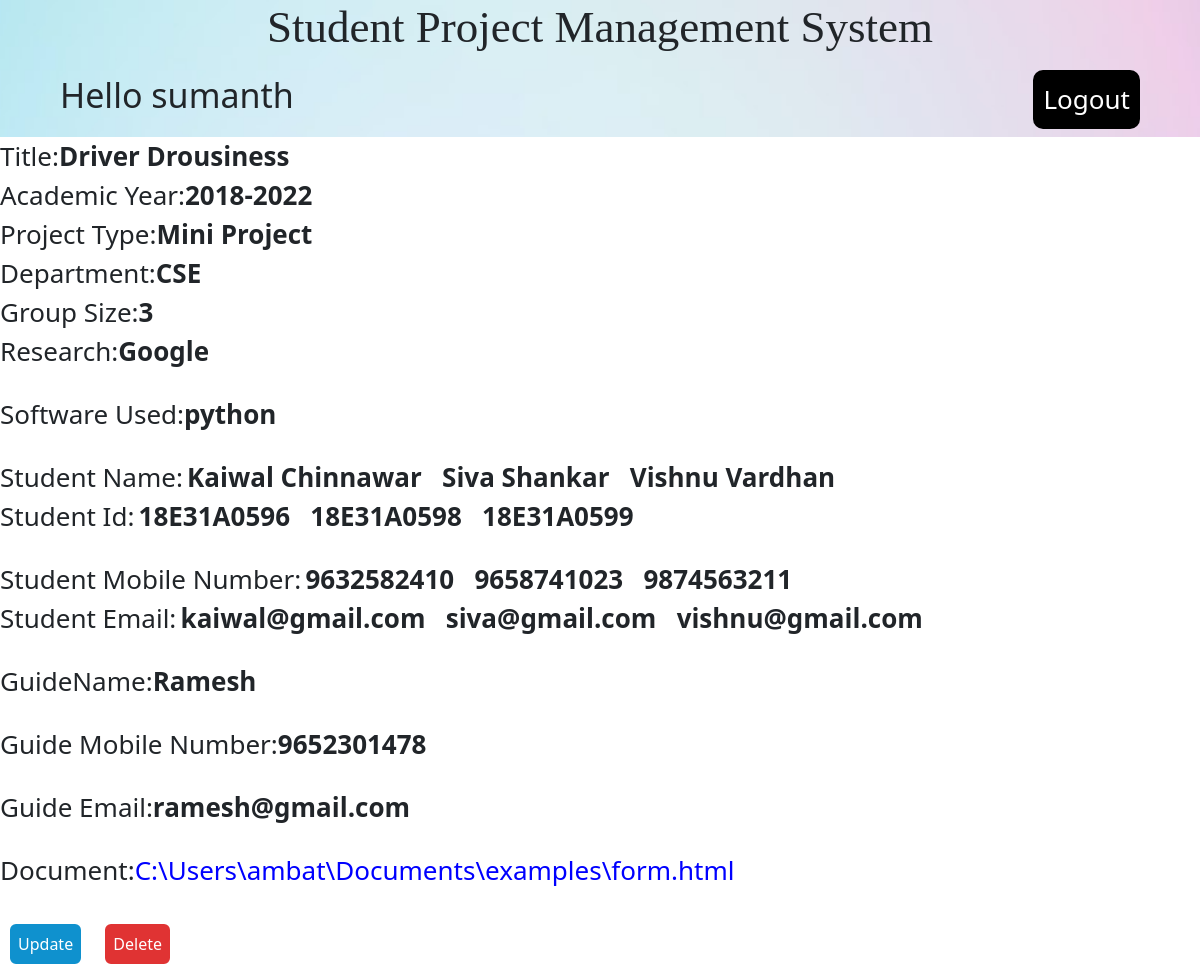
The page /data/69/ (signed in) on the database its author committed.
### collegeproject/models.py (models this page shows, shortened)
class Project(models.Model):
    Title=models.CharField(null=True, blank=True,max_length=100)
    Academic=models.CharField(null=True, blank=True,max_length=100)
    ProjectType=models.CharField(null=True, blank=True,max_length=100)
    Department=models.CharField(null=True, blank=True,max_length=100)
    GroupSize=models.IntegerField(null=True, blank=True)
    StudentName1=models.CharField(null=True, blank=True,max_length=100)
    StudentRollno1=models.CharField(null=True, blank=True,max_length=100)
    StudentMobileNumber1 = models.IntegerField(null=True, blank=True)
    StudentEmail1 = models.EmailField(null=True, blank=True,max_length=100)
    StudentName2=models.CharField(null=True, blank=True,max_length=100)
    StudentRollno2=models.CharField(null=True, blank=True,max_length=100)
    StudentMobileNumber2 = models.IntegerField(null=True, blank=True)
    StudentEmail2 = models.EmailField(null=True, blank=True,max_length=100)
    StudentName3=models.CharField(null=True, blank=True,max_length=100)
    StudentRollno3=models.CharField(null=True, blank=True,max_length=100)
    StudentMobileNumber3 = models.IntegerField(null=True, blank=True)
    StudentEmail3 = models.EmailField(null=True, blank=True,max_length=100)
    StudentName4=models.CharField(null=True, blank=True,max_length=100)
    StudentRollno4=models.CharField(null=True, blank=True,max_length=100)
    StudentMobileNumber4 = models.IntegerField(null=True, blank=True)
    StudentEmail4 = models.EmailField(null=True, blank=True,max_length=100)
    StudentName5=models.CharField(null=True, blank=True,max_length=100)
    StudentRollno5=models.CharField(null=True, blank=True,max_length=100)
    StudentMobileNumber5 = models.IntegerField(null=True, blank=True)
    StudentEmail5 = models.EmailField(null=True, blank=True,max_length=100)
    Research=models.TextField(null=True, blank=True)
    Software=models.TextField(null=True, blank=True)
    GuideName=models.CharField(null=True, blank=True,max_length=100)
    GuideEmail =models.EmailField(null=True, blank=True,max_length=100)
    GuideNumber = models.IntegerField(null=True, blank=True)
    File=models.FileField(null=True, blank=True)

### collegeproject/views.py (the view)
# urls.py: path('data/<str:id>/',views.data,name='data'),
@login_required(login_url='login')
def data(request,id):
    project = Project.objects.get(id=id)
    context = {'project': project }
    return render(request,'data.html',context)

### collegeproject/templates/data.html (shortened to what this page needs)
{% include 'base.html'%}
{% load static %}
{% block content %}
<html>
    <head>
        <link href="https://cdn.jsdelivr.net/npm/bootstrap@5.0.2/dist/css/bootstrap.min.css" rel="stylesheet">
        <link rel="stylesheet" href="{% static 'css/data.css' %}">
      </head>
    <body>
        <div class="data">
            <label>Title:</label><p>{{project.Title}}</p><br>
            <label>Academic Year:</label><p>{{project.Academic}}</p><br>
            <label>Project Type:</label><p>{{project.ProjectType}}</p><br>
            <label>Department:</label><p>{{project.Department}}</p><br>
            <label>Group Size:</label><p>{{project.GroupSize}}</p><br>
            <label>Research:</label><p>{{project.Research}}</p><br><br>
            <label>Software Used:</label><p>{{project.Software}}</p><br><br>
            <label>Student Name:</label>
            <p>{{project.StudentName1}}&nbsp&nbsp&nbsp{{project.StudentName2}}&nbsp&nbsp&nbsp{{project.StudentName3}}&nbsp&nbsp&nbsp
            </p><br>
            <label>Student Id:</label>
            <p>{{project.StudentRollno1}}&nbsp&nbsp&nbsp{{project.StudentRollno2}}&nbsp&nbsp&nbsp{{project.StudentRollno3}}&nbsp&nbsp&nbsp
            </p><br><br>
            <label>Student Mobile Number:</label>
            <p>{{project.StudentMobileNumber1}}&nbsp&nbsp&nbsp{{project.StudentMobileNumber2}}&nbsp&nbsp&nbsp{{project.StudentMobileNumber3}}
            </p><br>
            <label>Student Email:</label>
            <p>{{project.StudentEmail1}}&nbsp&nbsp&nbsp{{project.StudentEmail2}}&nbsp&nbsp&nbsp{{project.StudentEmail3}}&nbsp&nbsp&nbsp
            </p><br><br>
            <label>GuideName:</label><p>{{project.GuideName}}</p><br><br>
            <label>Guide Mobile Number:</label><p>{{project.GuideNumber}}</p><br><br>
            <label>Guide Email:</label><p>{{project.GuideEmail}}</p><br><br>
            <label>Document:</label><a class="link" href="{{project.File.url}}" download>{{project.File}}</a><br><br>
            <a href="{% url 'update' project.id %}"><button  class="button-update">Update</button></a>
            <a href="{% url 'deleteitem' project.id %}"><button  class="button-delete" >Delete</button></a>
        </div>
    </body>
</html>
{% endblock %}

### collegeproject/templates/base.html (shortened to what this page needs)
{% load static %}
{% block content %}
<html>
    <head>
        <link href="https://cdn.jsdelivr.net/npm/bootstrap@5.0.2/dist/css/bootstrap.min.css" rel="stylesheet">
        <link rel="stylesheet" href="{% static 'css/main.css' %}">
    </head>
    <body>
        <h1 style="text-align: center;font-family: Comic Sans MS;font-size: 45px;" class="heading">Student Project Management System</h1>
        <div class="navbar">
            <h2 style="float: left;  padding-left: 60px;" class="welcome">Hello  {{user}}</h2>
            <a href="{% url 'logout' %}" style="float: right; text-decoration: none; font-size: 26px; margin-right: 60px; padding: 10px; color: white; border-radius: 10px; background-color: black;">Logout</button></a>
        </div>
    </body>
</html>
{% endblock %}

### collegeproject/static/css/main.css (style rules this page uses)
.heading { text-align: center; font-family: Comic Sans MS; font-size: 45px; }
body { background: url("images/homepage.jpg") no-repeat center center fixed; background-size: cover; -o-background-size: cover; -webkit-background-size: cover; -moz-background-size: cover; }
.welcome { padding-left: 140px; font-size: 34px; }

### collegeproject/static/css/data.css (style rules this page uses)
p { display: inline; font-size: 26px; font-weight: bold; }
.data { background-color: white; }
.button-update { background-color: #0f91ce; color: white; padding: 8px; margin: 8px; border: none; cursor: pointer; border-radius: 8px; border : 2px solid; }
.button-delete { background-color:rgb(224, 51, 51); color: white; padding: 8px; margin: 8px; border: none; cursor: pointer; border-radius: 8px; border : 2px solid; }
label { font-size: 26px; }
.link { text-decoration: none; font-size: 26px; color: blue; }
body { background: url("images/a-u-d-s.jpg") no-repeat center center fixed; background-size: cover; -o-background-size: cover; -webkit-background-size: cover; -moz-background-size: cover; }

### rows shown on the page
Project: Title "Driver Drousiness", Academic "2018-2022", ProjectType "Mini Project", Department "CSE", GroupSize "3", Research "Google", Software "python", StudentName1 "Kaiwal Chinnawar", StudentName2 "Siva Shankar", StudentName3 "Vishnu Vardhan", StudentRollno1 "18E31A0596", StudentRollno2 "18E31A0598", StudentRollno3 "18E31A0599", StudentMobileNumber1 "9632582410", StudentMobileNumber2 "9658741023", StudentMobileNumber3 "9874563211", StudentEmail1 "kaiwal@gmail.com", StudentEmail2 "siva@gmail.com", StudentEmail3 "vishnu@gmail.com", GuideName "Ramesh", GuideNumber "9652301478", GuideEmail "ramesh@gmail.com", File "C:\\Users\\ambat\\Documents\\examples\\form.html"

### other values the page prints
{{ user }} "sumanth"
